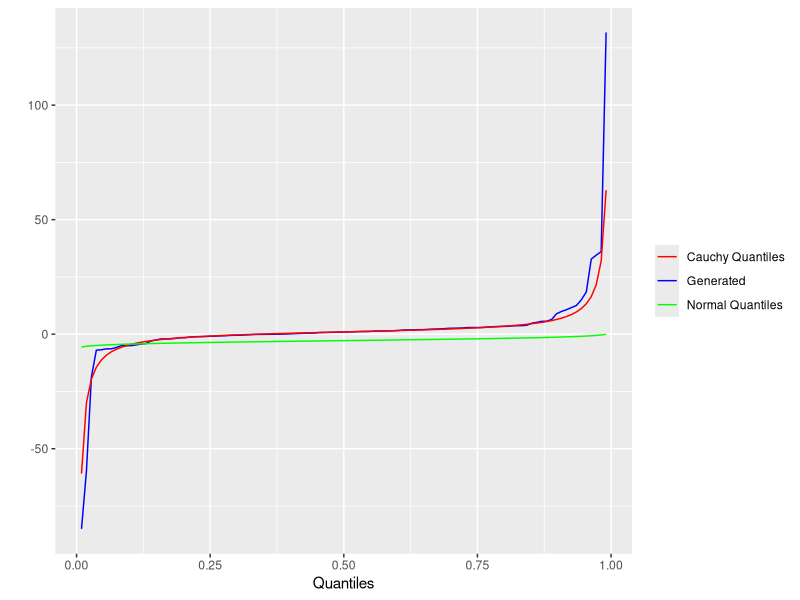

Write the R code that produced this figure.
#!/bin/env Rscript

# Libraries
library("pracma")
library("ggplot2")

# Set the seed for the RNG
set.seed(2009)

cauchy_location <- 1
cauchy_scale <- 1.8
cauchy_gen <- rcauchy(n = 107, location = cauchy_location, scale = cauchy_scale)
cauchy_gen <- sort(cauchy_gen)

quantile_idxs <- 1:107 / (107 + 1)

cauchy_quantiles <- sapply(quantile_idxs, function(p) {
    cauchy_location + cauchy_scale * tan(pi * (p - 0.5))
})

norm_mean <- -2.8
norm_var <- 1.4
norm_quantiles <- sapply(quantile_idxs, function(p) {
    norm_mean + sqrt(2 * norm_var) * erfinv(2 * p - 1)
})

df <- data.frame(
    quantile_idxs = quantile_idxs,
    cauchy_gen = cauchy_gen,
    cauchy_quantiles = cauchy_quantiles,
    norm_quantiles = norm_quantiles
)

#  Then plot them and save the output
plot <- ggplot(df, aes(x = quantile_idxs)) +
    geom_line(aes(y = cauchy_gen, color = "Generated")) +
    geom_line(aes(y = cauchy_quantiles, color = "Cauchy Quantiles")) +
    geom_line(aes(y = norm_quantiles, color = "Normal Quantiles")) +
    xlab("Quantiles") +
    ylab("") +
    scale_color_manual(values = c("red", "blue", "green")) +
    theme(legend.title = element_blank())

ggsave(plot = plot, "output.png")
